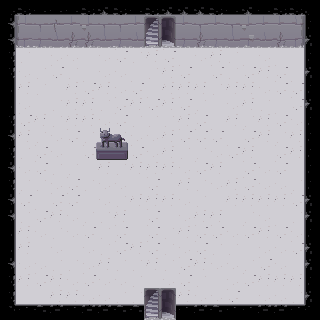

A level layout from a 2D game, rendered from its tile map. Below: a short description, then the map file with its tile-grid data intact:
An orthogonal 20x20 tile map with 16x16 px tiles, 2 tile layers (0, Upper), 1 hidden layer not drawn.

<map version="1.0" tiledversion="1.1.6" orientation="orthogonal" renderorder="right-down" width="20" height="20" tilewidth="16" tileheight="16" infinite="0" nextobjectid="7">
 <tileset firstgid="1" name="dungeon tileset calciumtrice" tilewidth="16" tileheight="16" tilecount="1050" columns="30">
  <image source="tileset.png" width="480" height="560" />
 </tileset>
 <layer name="0" width="20" height="20">
  <data encoding="csv">
83,42,44,44,44,42,43,42,44,42,43,43,43,42,44,43,44,42,42,82,
46,121,124,123,125,122,124,124,125,128,129,125,124,125,124,122,125,125,126,38,
46,151,155,154,153,153,154,155,154,158,159,155,153,155,154,152,154,153,156,37,
45,273,211,272,272,211,272,275,273,274,275,211,272,274,273,211,272,211,211,38,
45,272,273,275,273,211,272,272,211,273,274,275,211,275,273,275,274,275,211,37,
47,274,273,211,274,275,274,272,275,211,274,274,274,273,274,274,272,275,275,38,
47,272,211,273,274,274,273,275,274,275,274,275,273,211,272,274,273,211,275,37,
45,275,274,273,274,274,272,275,273,273,273,274,275,211,274,273,274,275,272,38,
46,274,273,272,275,273,211,273,272,272,274,275,275,275,211,275,274,273,274,38,
45,273,275,272,211,275,273,211,275,272,274,273,273,272,275,274,211,275,274,38,
46,272,275,273,273,211,274,273,274,274,274,272,275,274,211,275,272,275,211,38,
45,273,273,272,275,273,272,272,211,275,211,274,273,272,274,275,272,272,273,38,
46,275,211,275,275,211,272,273,274,274,274,272,273,211,274,274,274,274,275,37,
46,273,275,274,272,273,273,274,211,275,211,272,274,274,211,273,272,211,273,37,
47,274,272,273,272,275,273,275,211,275,273,274,275,275,272,275,274,275,272,38,
47,274,211,272,211,272,273,275,274,275,273,272,275,273,273,211,272,272,275,37,
46,272,272,273,273,272,274,273,273,274,273,275,274,272,272,273,275,272,211,37,
45,274,275,274,272,275,272,272,273,211,272,275,273,211,272,275,274,274,274,38,
45,211,211,274,274,272,272,273,273,128,129,274,272,272,275,211,272,272,273,37,
81,41,40,39,41,39,39,40,40,158,159,41,39,40,41,41,39,39,41,80
</data>
 </layer>
 <layer name="Upper" width="20" height="20">
  <data encoding="csv">
0,0,0,0,0,0,0,0,0,0,0,0,0,0,0,0,0,0,0,0,
0,0,0,0,0,0,0,0,0,0,0,0,0,0,0,0,0,0,0,0,
0,0,0,0,0,0,0,0,0,0,0,0,0,0,0,0,0,0,0,0,
0,0,0,0,0,0,0,0,0,0,0,0,0,0,0,0,0,0,0,0,
0,0,0,0,0,0,0,0,0,0,0,0,0,0,0,0,0,0,0,0,
0,0,0,0,0,0,0,0,0,0,0,0,0,0,0,0,0,0,0,0,
0,0,0,0,0,0,0,0,0,0,0,0,0,0,0,0,0,0,0,0,
0,0,0,0,0,0,0,0,0,0,0,0,0,0,0,0,0,0,0,0,
0,0,0,0,0,0,595,596,0,0,0,0,0,0,0,0,0,0,0,0,
0,0,0,0,0,0,625,626,0,0,0,0,0,0,0,0,0,0,0,0,
0,0,0,0,0,0,0,0,0,0,0,0,0,0,0,0,0,0,0,0,
0,0,0,0,0,0,0,0,0,0,0,0,0,0,0,0,0,0,0,0,
0,0,0,0,0,0,0,0,0,0,0,0,0,0,0,0,0,0,0,0,
0,0,0,0,0,0,0,0,0,0,0,0,0,0,0,0,0,0,0,0,
0,0,0,0,0,0,0,0,0,0,0,0,0,0,0,0,0,0,0,0,
0,0,0,0,0,0,0,0,0,0,0,0,0,0,0,0,0,0,0,0,
0,0,0,0,0,0,0,0,0,0,0,0,0,0,0,0,0,0,0,0,
0,0,0,0,0,0,0,0,0,0,0,0,0,0,0,0,0,0,0,0,
0,0,0,0,0,0,0,0,0,0,0,0,0,0,0,0,0,0,0,0,
0,0,0,0,0,0,0,0,0,0,0,0,0,0,0,0,0,0,0,0
</data>
 </layer>
 <layer name="Colliders" width="20" height="20" visible="0">
  <data encoding="csv">
977,977,977,977,977,977,977,977,977,977,977,977,977,977,977,977,977,977,977,977,
977,975,975,975,975,975,975,975,975,975,975,975,975,975,975,975,975,975,975,977,
977,975,975,975,975,975,975,975,975,975,975,975,975,975,975,975,975,975,975,977,
977,0,0,0,0,0,0,0,0,0,0,0,0,0,0,0,0,0,0,977,
977,0,0,0,0,0,0,0,0,0,0,0,0,0,0,0,0,0,0,977,
977,0,0,0,0,0,0,0,0,0,0,0,0,0,0,0,0,0,0,977,
977,0,0,0,0,0,0,0,0,0,0,0,0,0,0,0,0,0,0,977,
977,0,0,0,0,0,0,0,0,0,0,0,0,0,0,0,0,0,0,977,
977,0,0,0,0,0,976,976,0,0,0,0,0,0,0,0,0,0,0,977,
977,0,0,0,0,0,976,976,0,0,0,0,0,0,0,0,0,0,0,977,
977,0,0,0,0,0,0,0,0,0,0,0,0,0,0,0,0,0,0,977,
977,0,0,0,0,0,0,0,0,0,0,0,0,0,0,0,0,0,0,977,
977,0,0,0,0,0,0,0,0,0,0,0,0,0,0,0,0,0,0,977,
977,0,0,0,0,0,0,0,0,0,0,0,0,0,0,0,0,0,0,977,
977,0,0,0,0,0,0,0,0,0,0,0,0,0,0,0,0,0,0,977,
977,0,0,0,0,0,0,0,0,0,0,0,0,0,0,0,0,0,0,977,
977,0,0,0,0,0,0,0,0,0,0,0,0,0,0,0,0,0,0,977,
977,0,0,0,0,0,0,0,0,0,0,0,0,0,0,0,0,0,0,977,
977,0,0,0,0,0,0,0,0,975,975,0,0,0,0,0,0,0,0,977,
977,977,977,977,977,977,977,977,977,977,977,977,977,977,977,977,977,977,977,977
</data>
 </layer>
</map>
